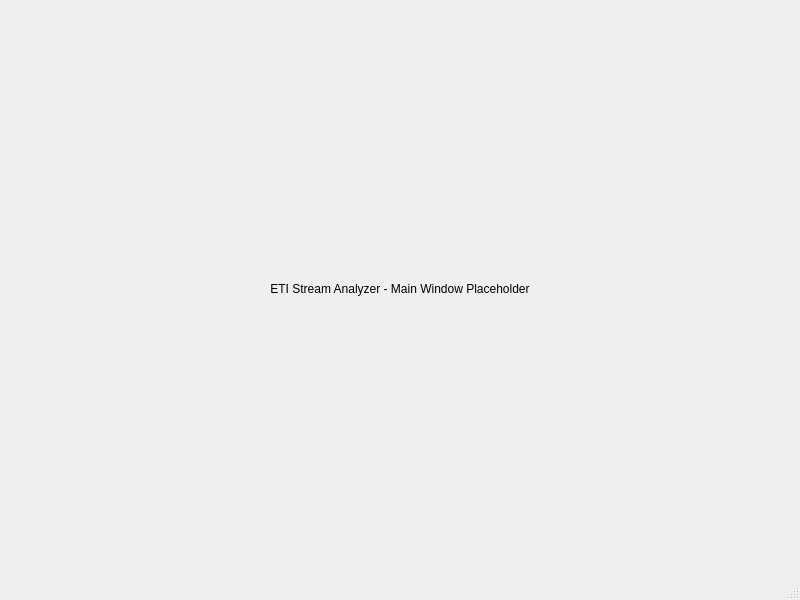
<?xml version="1.0" encoding="UTF-8"?>
<ui version="4.0">
 <class>MainWindow</class>
 <widget class="QMainWindow" name="MainWindow">
  <property name="geometry">
   <rect>
    <x>0</x>
    <y>0</y>
    <width>800</width>
    <height>600</height>
   </rect>
  </property>
  <property name="windowTitle">
   <string>ETI Stream Analyzer</string>
  </property>
  <widget class="QWidget" name="centralwidget">
   <layout class="QVBoxLayout" name="verticalLayout">
    <item>
     <widget class="QLabel" name="placeholderLabel">
      <property name="text">
       <string>ETI Stream Analyzer - Main Window Placeholder</string>
      </property>
      <property name="alignment">
       <set>Qt::AlignCenter</set>
      </property>
     </widget>
    </item>
   </layout>
  </widget>
  <widget class="QMenuBar" name="menubar">
   <property name="geometry">
    <rect>
     <x>0</x>
     <y>0</y>
     <width>800</width>
     <height>22</height>
    </rect>
   </property>
  </widget>
  <widget class="QStatusBar" name="statusbar"/>
 </widget>
 <resources/>
 <connections/>
</ui>
